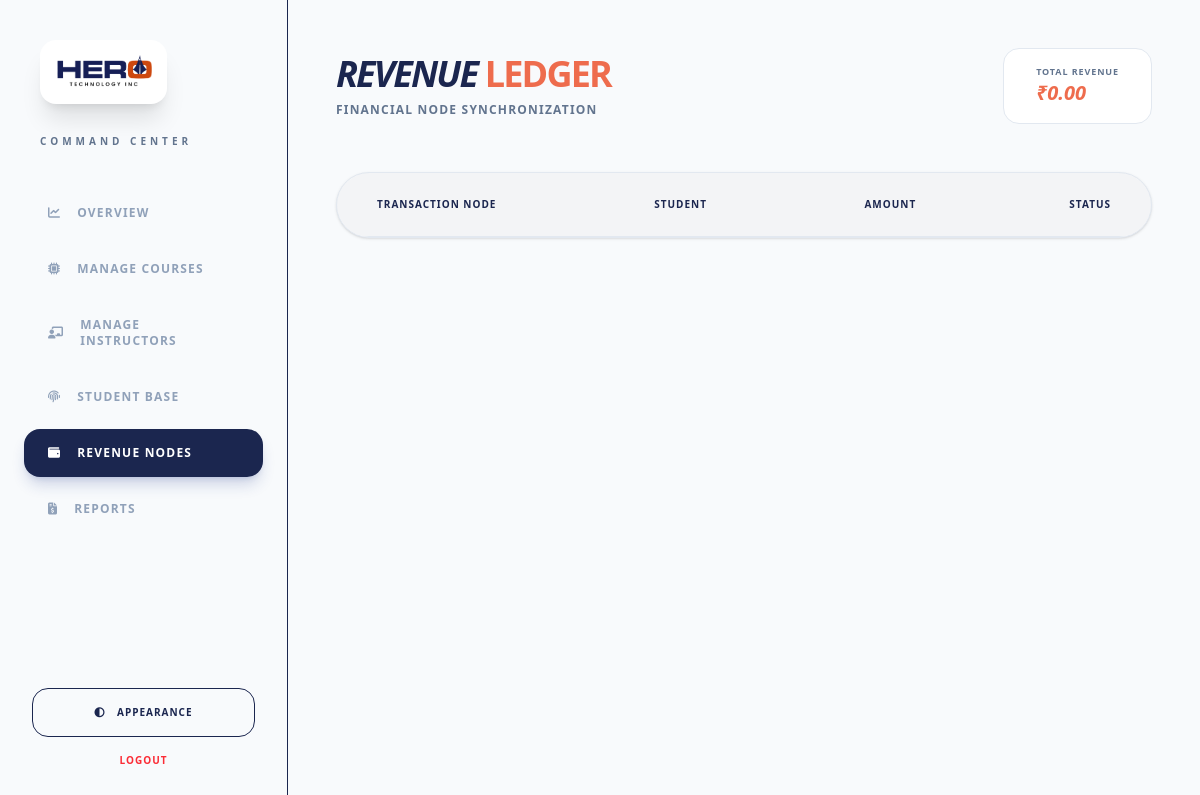
/backpanel/revenue-nodes.php (signed in), run on an earlier commit of the app's database.
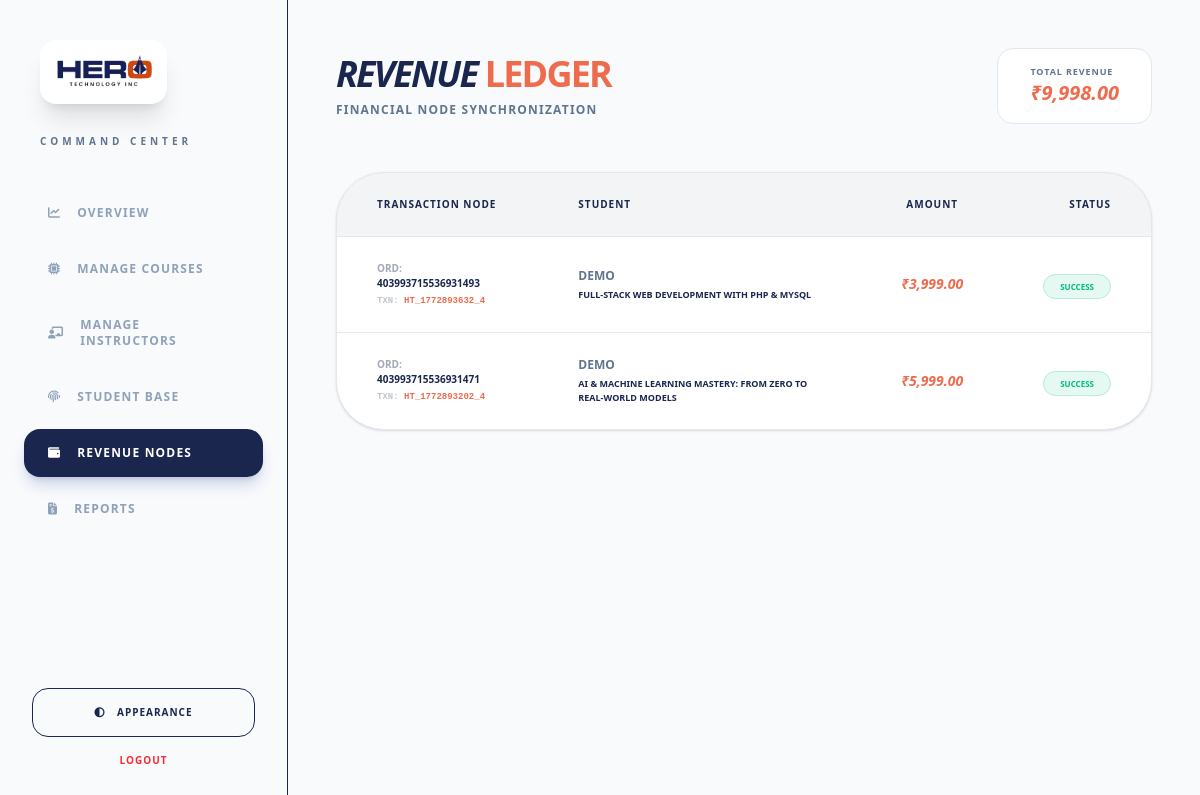
And on a later commit of the database.
### tables this page shows
CREATE TABLE `payments` (
  `payment_id` int(11) NOT NULL,
  `enrollment_id` int(11) NOT NULL,
  `user_id` int(11) DEFAULT NULL,
  `course_id` int(11) DEFAULT NULL,
  `amount` decimal(10,2) DEFAULT NULL,
  `payment_status` enum('success','failed','pending') DEFAULT 'pending',
  `payment_date` timestamp NOT NULL DEFAULT current_timestamp(),
  `payment_method` enum('Cash','UPI','Card','NetBanking','Wallet') NOT NULL DEFAULT 'Cash',
  `transaction_id` varchar(100) DEFAULT NULL,
  `error_log` text DEFAULT NULL,
  `gateway_id` varchar(100) DEFAULT NULL
);

CREATE TABLE `user_master` (
  `user_id` int(11) NOT NULL,
  `name` varchar(50) DEFAULT NULL,
  `username` varchar(50) NOT NULL,
  `phone` varchar(15) NOT NULL,
  `email` varchar(50) NOT NULL,
  `gender` enum('male','female','other','') NOT NULL,
  `password` varchar(50) DEFAULT NULL,
  `role` enum('student','admin','manager') DEFAULT 'student',
  `datetime` timestamp NOT NULL DEFAULT current_timestamp() ON UPDATE current_timestamp(),
  `status` enum('publish','draft') DEFAULT 'publish'
);

CREATE TABLE `courses` (
  `course_id` int(11) NOT NULL,
  `category_id` int(11) DEFAULT NULL,
  `instructor_id` int(11) DEFAULT NULL,
  `title` varchar(255) DEFAULT NULL,
  `summary` varchar(500) DEFAULT NULL,
  `description` text DEFAULT NULL,
  `duration` int(11) DEFAULT NULL,
  `video_url` text DEFAULT NULL,
  `video_file` varchar(255) DEFAULT NULL,
  `demo_video_url` text DEFAULT NULL,
  `price` decimal(10,2) DEFAULT NULL,
  `thumbnail` varchar(255) DEFAULT NULL,
  `status` enum('publish','draft') DEFAULT 'publish',
  `created_at` timestamp NOT NULL DEFAULT current_timestamp()
);

### backpanel/revenue-nodes.php (the view, shortened to what this page needs)
<?php
require '../config.php';
$query = "SELECT
            e.enrollment_id,
            e.status,
            e.txnid,
            p.gateway_id,
            u.name as student_name,
            c.title as course_title,
            p.amount as amount_paid,
            p.transaction_id
          FROM enrollments e
          JOIN user_master u ON e.user_id = u.user_id
          JOIN courses c ON e.course_id = c.course_id
          LEFT JOIN payments p ON e.enrollment_id = p.enrollment_id
          ORDER BY e.enrollment_id DESC";
$result = mysqli_query($conn, $query);
$stats_res = mysqli_query($conn, "SELECT SUM(amount) as total_rev FROM payments WHERE payment_status = 'SUCCESS'");
$stats = mysqli_fetch_assoc($stats_res);
?>
<!DOCTYPE html>
<html lang="en" class="dark">
<head>
    <script src="https://cdn.jsdelivr.net/npm/@tailwindcss/browser@4"></script>
    <link href="https://cdnjs.cloudflare.com/ajax/libs/font-awesome/6.5.2/css/all.min.css" rel="stylesheet"/>
</head>
<body class="bg-[var(--app-bg)] text-[var(--text-main)] antialiased min-h-screen flex overflow-hidden">
    <?php include 'sidebar.php'; ?>
    <main class="flex-1 h-screen overflow-y-auto p-6 lg:p-12">
        <header class="flex justify-between items-center mb-12">
            <div>
                <h1 class="text-4xl font-black tracking-tighter uppercase italic">
                    Revenue <span class="text-hero-orange not-italic">Ledger</span>
                </h1>
                <p class="text-slate-500 text-xs font-bold uppercase tracking-widest mt-2">Financial node synchronization</p>
            </div>
            <div class="bg-[var(--card-bg)] px-8 py-4 rounded-2xl border border-[var(--border-color)]">
                <p class="text-[9px] font-black uppercase tracking-widest text-slate-500">Total Revenue</p>
                <p class="text-xl font-black italic text-hero-orange">₹<?= number_format($stats['total_rev'] ?? 0, 2) ?></p>
            </div>
        </header>
        <div class="bg-[var(--card-bg)] rounded-[3rem] border border-[var(--border-color)] shadow-sm overflow-hidden">
            <table class="w-full text-left">
                <thead class="bg-hero-blue/5 border-b border-[var(--border-color)]">
                    <tr>
                        <th class="px-10 py-6 text-[10px] font-black uppercase tracking-widest">Transaction Node</th>
                        <th class="px-10 py-6 text-[10px] font-black uppercase tracking-widest">Student</th>
                        <th class="px-10 py-6 text-[10px] font-black uppercase tracking-widest text-center">Amount</th>
                        <th class="px-10 py-6 text-[10px] font-black uppercase tracking-widest text-right">Status</th>
                    </tr>
                </thead>
                <tbody class="divide-y divide-[var(--border-color)]">
                    <?php if(mysqli_num_rows($result) > 0): ?>
                        <?php while($row = mysqli_fetch_assoc($result)): ?>
                        <tr class="hover:bg-hero-orange/[0.02] transition-colors">
                            <td class="px-10 py-6">
                                <p class="text-[10px] font-black uppercase text-hero-blue dark:text-white">
                                    <span class="opacity-40">ORD:</span> <?= $row['gateway_id'] ?? '---' ?>
                                </p>
                                <p class="text-[9px] font-mono text-hero-orange font-bold mt-1">
                                    <span class="opacity-40 text-slate-500 uppercase">TXN:</span> <?= $row['transaction_id'] ?? '---' ?>
                                </p>
                            </td>
                            <td class="px-10 py-6">
                                <p class="text-xs text-slate-500 font-bold uppercase"><?= htmlspecialchars($row['student_name']) ?></p>
                                <p class="text-[9px] font-black uppercase text-hero-blue dark:text-blue-400 mt-1"><?= htmlspecialchars($row['course_title']) ?></p>
                            </td>
                            <td class="px-10 py-6 text-center">
                                <p class="text-sm font-black text-hero-orange italic">
                                    ₹<?= number_format($row['amount_paid'] ?? 0, 2) ?>
                                </p>
                            </td>
                            <td class="px-10 py-6 text-right">
                                <?php if($row['status'] == 'active'): ?>
                                    <span class="px-4 py-1.5 bg-emerald-500/10 text-emerald-500 text-[8px] font-black rounded-full uppercase border border-emerald-500/20">Success</span>
                                <?php else: ?>
                                    <span class="px-4 py-1.5 bg-amber-500/10 text-amber-500 text-[8px] font-black rounded-full uppercase border border-amber-500/20">Pending</span>
                                <?php endif; ?>
                            </td>
                        </tr>
                        <?php endwhile; ?>
                    <?php endif; ?>
                </tbody>
            </table>
        </div>
    </main>
</body>
</html>

What changed in the data, as far as the page shows it:
added payments: gateway "403993715536931493", transaction "HT_1772893632_4", user.name "DEMO", course.title "FULL-STACK WEB DEVELOPMENT WITH PHP & MYSQL", amount "3,999.00"
added payments: gateway "403993715536931471", transaction "HT_1772893202_4", user.name "DEMO", course.title "AI & MACHINE LEARNING MASTERY: FROM ZERO TO REAL-WORLD MODELS", amount "5,999.00"
Also different on the page:
$stats['total_rev']: "0.00" → "9,998.00"
